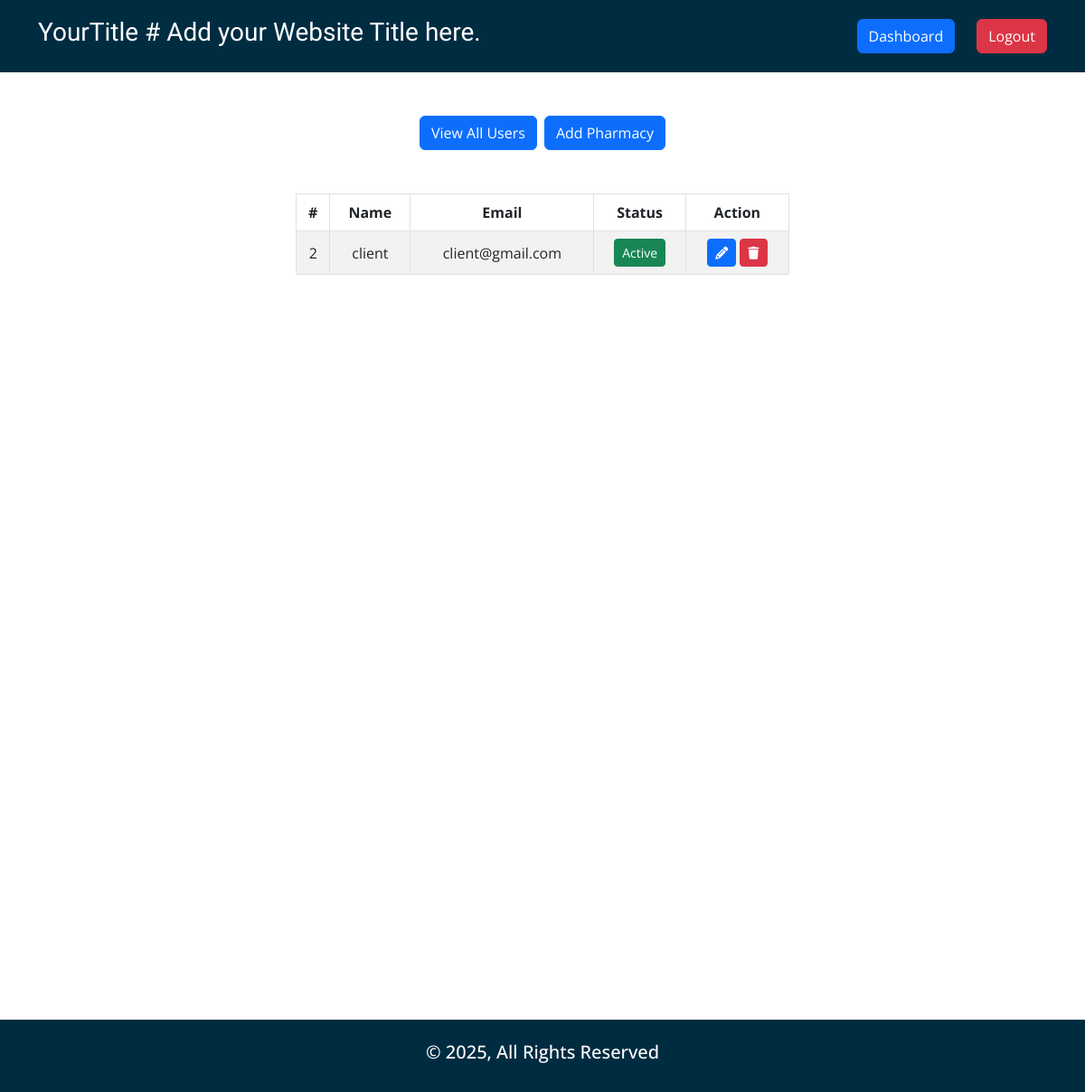
Before: /adminDashboard.php (signed in) with the older database file.
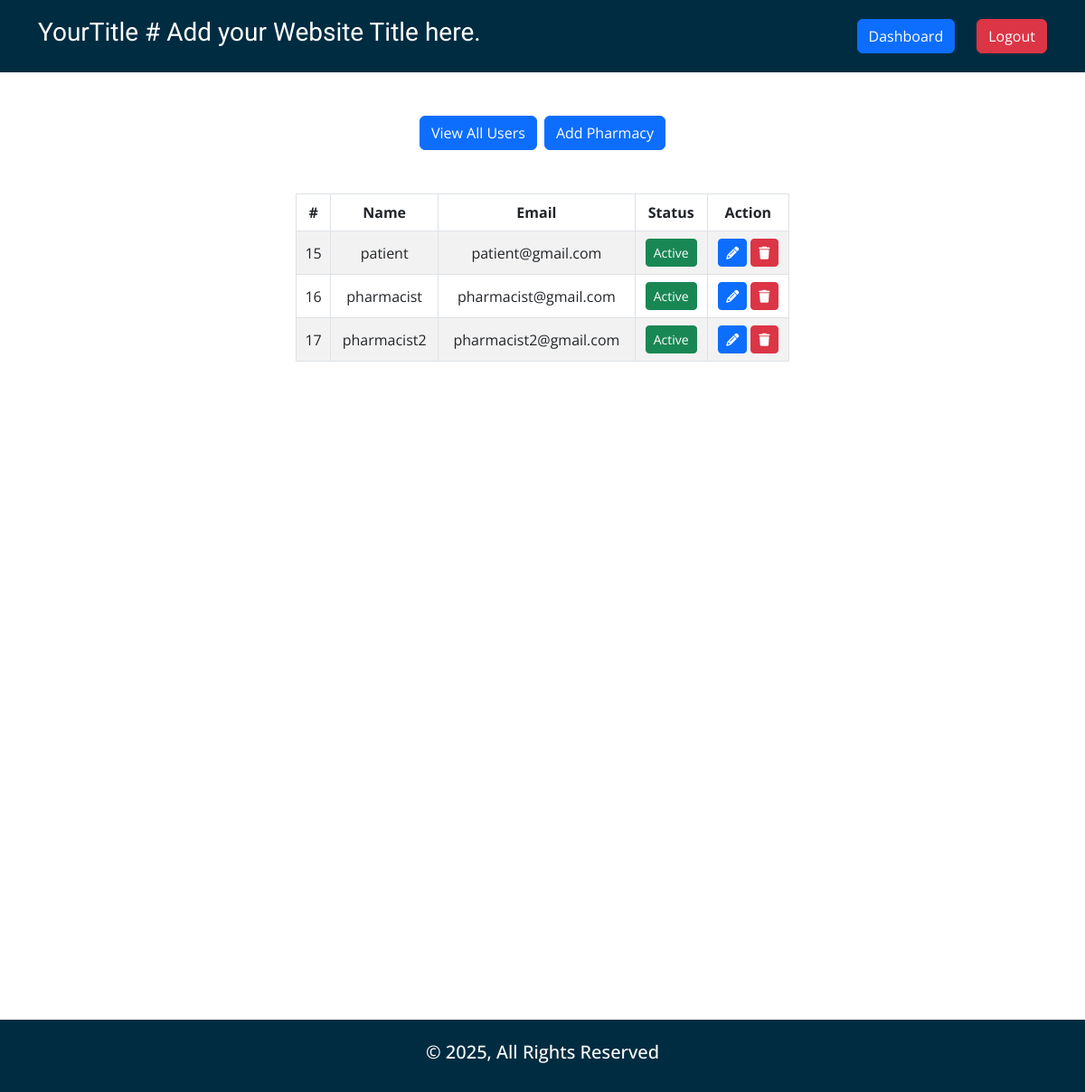
After: the same page with the newer database file.
### tables this page shows
CREATE TABLE `users` (
  `id` int(11) NOT NULL,
  `username` varchar(255) NOT NULL,
  `email` varchar(255) NOT NULL,
  `password` text NOT NULL,
  `role` enum('admin','patient','pharmacist') NOT NULL DEFAULT 'patient',
  `phone` varchar(255) DEFAULT NULL,
  `dob` date DEFAULT NULL,
  `address` text DEFAULT NULL,
  `diseases` varchar(255) DEFAULT NULL,
  `experience` varchar(255) DEFAULT NULL,
  `phar_id` int(11) DEFAULT NULL,
  `reminder_ids` text DEFAULT NULL,
  `status` enum('0','1') NOT NULL DEFAULT '1'
);

### core/database.php (called while the page is built, shortened)
<?php
function env($value)
{
      $env = dirname(__DIR__, 1) . '/.env';
      $core = parse_ini_file($env);
      return $core[$value];
}
$tailwind = env("TAILWIND");
$db = mysqli_connect(env("HOST"), env("USER"), env("PWD"), env("DB"));
if (isset($_SESSION['user'])):
      $userid = $_SESSION['user'];
      $userData = $db->query("SELECT * FROM `users` WHERE `id`='$userid'");
      if (mysqli_num_rows($userData) > 0):
            $GetUserData = mysqli_fetch_object($userData);
            $userRole = $GetUserData->role;
      endif;
endif;
require_once 'functions.php';

### core/functions.php (called while the page is built, shortened)
<?php
function isLoggedIn()
{
      return isset($_SESSION['user']) ? true : false;
}

### adminDashboard.php (the view, shortened to what this page needs)
<?php
require_once 'core/database.php';
?>
<!DOCTYPE html>
<html lang="en">
<head>
    <?php include 'includes/external_css.php'; ?>
</head>
<body id="adminDashboard">
    <?php include_once 'includes/header.php'; ?>
    <main>
        <section class="tabs-section">
            <div class="container mt-5 mx-auto">
                <div class="row">
                    <div class="col-6 mx-auto">
                        <div class="btns_wrapper d-flex justify-content-center gap-2">
                            <a href="#!" class="btn btn-primary">View All Users</a>
                            <a href="#!" class="btn btn-primary">Add Pharmacy</a>
                        </div>
                    </div>
                </div>
            </div>
            <div id="tabs-content" class="container">
                <div class="row mt-5">
                    <div class="col-12">
                        <div class="row">
                            <div class="col-6 mx-auto">
                                <?php
                                $get_users_list = $db->query("CALL `get_all_users`()");
                                if (mysqli_num_rows($get_users_list) > 0):
                                ?>
                                    <table id="example" class="table table-striped table-bordered text-center align-middle" style="width:100%">
                                        <thead>
                                            <tr>
                                                <th>#</th>
                                                <th>Name</th>
                                                <th>Email</th>
                                                <th>Status</th>
                                                <th>Action</th>
                                            </tr>
                                        </thead>
                                        <tbody>
                                            <?php
                                            while ($list_user = mysqli_fetch_object($get_users_list)):
                                                $status = $list_user->status;
                                            ?>
                                                <tr>
                                                    <td><?= $list_user->id ?></td>
                                                    <td><?= $list_user->username ?></td>
                                                    <td><?= $list_user->email ?></td>
                                                    <td><?= $status == '0' ? '<span class="btn btn-danger btn-sm">In-Active</span>' : '<span class="btn btn-success btn-sm">Active</span>' ?></td>
                                                    <td><a href="#!" data-bs-toggle="modal" data-bs-target="#updateStatus" class="btn btn-sm btn-primary btn-usr-edit" data-id="<?= $list_user->id ?>" data-table="users" data-pwd="<?= $list_user->password ?>"><i class="fas fa-pencil"></i></a>
                                                        <a href="#!" class="btn btn-sm btn-danger btn-del" data-id="<?= $list_user->id ?>" data-msg="User" data-table="users"><i class="fas fa-trash"></i></a>
                                                    </td>
                                                </tr>
                                            <?php endwhile; ?>
                                        </tbody>
                                    </table>
                                <?php else: ?>
                                    <h3 class="alert alert-info text-center">No Record Found For Users.</h3>
                                <?php
                                endif;
                                ?>
                            </div>
                        </div>
                    </div>
                </div>
            </div>
        </section>
    </main>
    <?php include_once 'includes/footer.php'; ?>
</body>
</html>

### includes/external_css.php (shortened to what this page needs)
<?php if ($tailwind === '1'): ?>
      <script src="https://cdn.tailwindcss.com"></script>
<?php else: ?>
      <link rel="stylesheet" href="https://cdnjs.cloudflare.com/ajax/libs/twitter-bootstrap/5.3.0/css/bootstrap.min.css">
      <link rel="stylesheet" href="https://cdn.datatables.net/2.2.2/css/dataTables.bootstrap5.css">
<?php endif; ?>
<link rel="stylesheet" href="https://cdnjs.cloudflare.com/ajax/libs/OwlCarousel2/2.3.4/assets/owl.carousel.min.css" />
<link rel="stylesheet" href="https://cdnjs.cloudflare.com/ajax/libs/font-awesome/6.7.2/css/all.min.css" />
<link rel="stylesheet" href="css/style.min.css">

### includes/header.php (shortened to what this page needs)
<header class="d-flex align-items-center">
      <div class="container d-flex align-items-center justify-content-center justify-content-md-between">
            <a class="text-decoration-none" href="./">
                  <h3 class="ff_livvic text-white"><?= env("TITLE") ?></h3>
            </a>
            <div class="buttons-wrapper d-flex align-items-center justify-content-center gap-4">
                  <?php if (isLoggedIn()): ?>
                        <?php if ($userRole == 'admin'): ?>
                              <a href="./adminDashboard.php" class="btn btn-primary">Dashboard</a>
                        <?php else: ?>
                              <a href="./pharmacistDashboard.php" class="btn btn-primary">Dashboard</a>
                        <?php endif; ?>
                        <a href="./logout.php" class="btn btn-danger">Logout</a>
                  <?php else: ?>
                        <a href="./login.php" class="btn btn-success">Login</a>
                        <a href="./register.php" class="btn btn-primary">Register</a>
                  <?php endif; ?>
            </div>
      </div>
</header>

### includes/footer.php (shortened to what this page needs)
<footer class="d-flex align-items-center">
      <div class="container">
            <div class="row">
                  <div class="col-12 text-center">
                        <h5 class="text-white">&copy; <?= date('Y') ?>, All Rights Reserved</h5>
                  </div>
            </div>
      </div>
</footer>
<div class="position-fixed bottom-0 end-0 p-3" style="z-index: 9999">
</div>

Changed rows visible on the page:
removed users: id "2", username "client", email "client@gmail.com", status "Active"
added users: id "15", username "patient", email "patient@gmail.com", status "Active"
added users: id "16", username "pharmacist", email "pharmacist@gmail.com", status "Active"
added users: id "17", username "pharmacist2", email "pharmacist2@gmail.com", status "Active"
